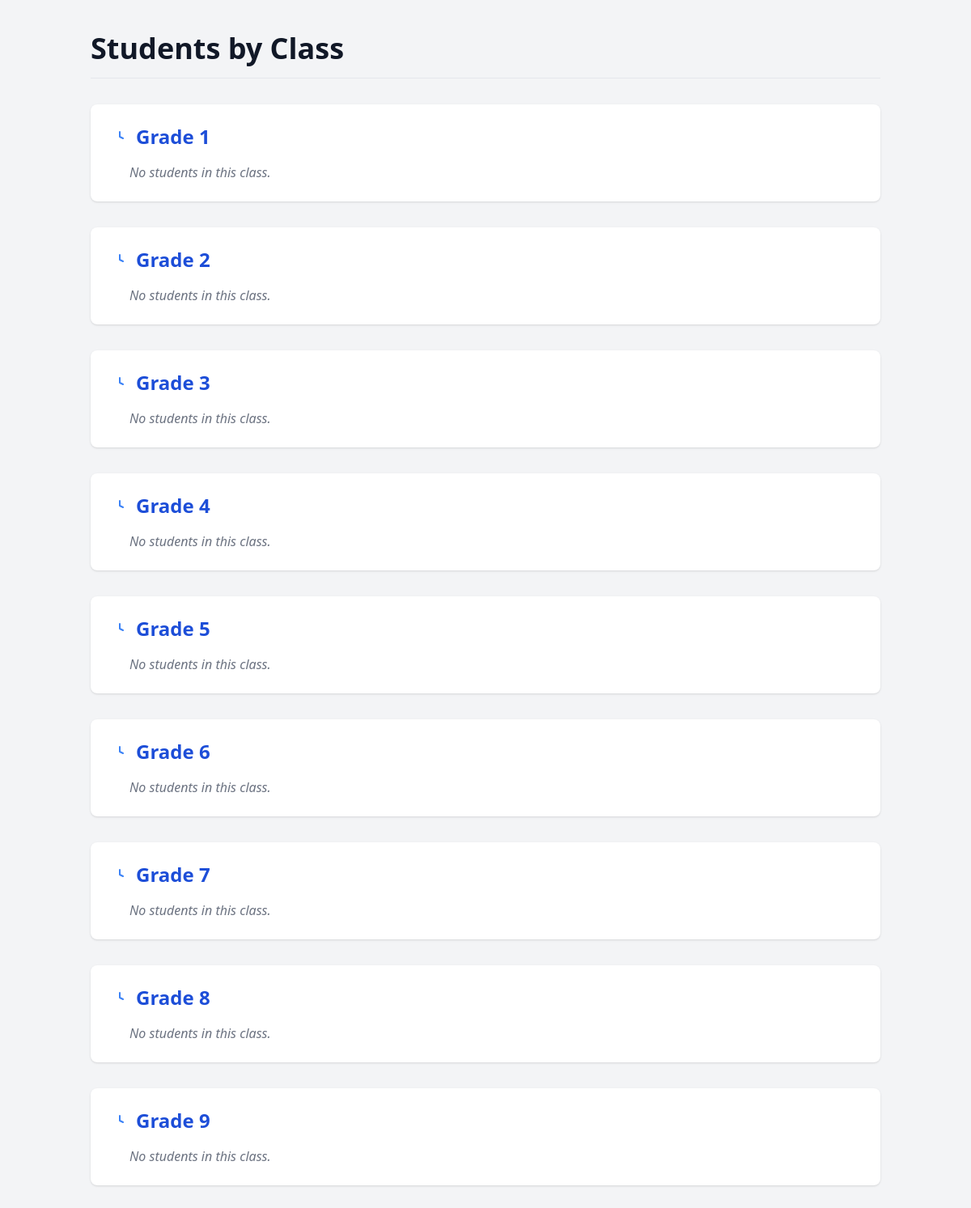
Before: /students/by-class/ (signed in) with the older database file.
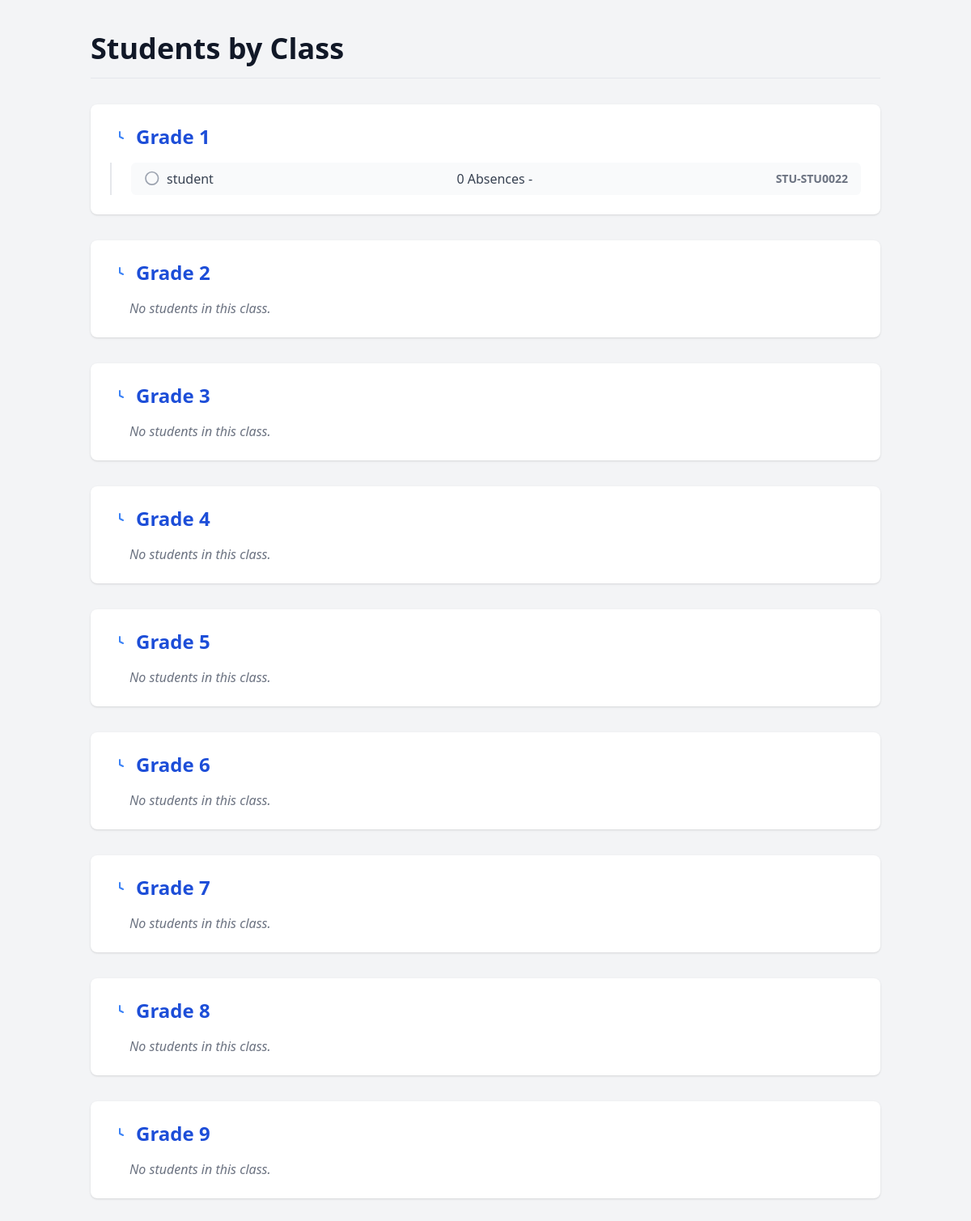
After: the same page with the newer database file.
### classes/models.py (models this page shows, shortened)
class Class(models.Model):
    name = models.CharField(max_length=100)
    description = models.TextField(blank=True, null=True)
    schedule_image = models.ImageField(upload_to='class_schedules/', blank=True, null=True)
    created_at = models.DateTimeField(auto_now_add=True)
    updated_at = models.DateTimeField(auto_now=True)
    class Meta:
        verbose_name = 'Class'
        verbose_name_plural = 'Classes'

### users/models.py (models this page shows, shortened)
class BaseProfile(models.Model):
    user = models.OneToOneField(User, on_delete=models.CASCADE, related_name='%(class)s_profile')
    bio = models.TextField(blank=True, verbose_name="Biography")
    avatar = models.ImageField(upload_to='avatars/', blank=True, null=True, verbose_name="Profile Picture")
    date_of_birth = models.DateField(blank=True, null=True, verbose_name="Date of Birth")
    gender = models.CharField(max_length=10, choices=[
        ('male', 'Male'),
        ('female', 'Female'),
        ('other', 'Other')
    ], blank=True)
    phone_number = models.CharField(max_length=20, blank=True, verbose_name="Phone Number")
    address = models.TextField(blank=True, verbose_name="Home Address")
    city = models.CharField(max_length=100, blank=True)
    country = models.CharField(max_length=100, blank=True, default="Lebanon")
    is_active = models.BooleanField(default=True, verbose_name="Active Status")
    created_at = models.DateTimeField(auto_now_add=True, verbose_name="Created At")
    updated_at = models.DateTimeField(auto_now=True, verbose_name="Last Updated")
    class Meta:
        abstract = True

class StudentProfile(BaseProfile):
    student_id = models.CharField(max_length=20, verbose_name="Student ID",null=True,blank=True)
    class_level = models.ForeignKey(Class, on_delete=models.SET_NULL, null=True, blank=True, verbose_name="Class Level",related_name="students")
    enrollment_date = models.DateField(default=timezone.now, verbose_name="Enrollment Date")
    expected_graduation_year = models.PositiveIntegerField(blank=True, null=True, verbose_name="Expected Graduation Year")
    parent_name = models.CharField(max_length=100, verbose_name="Parent/Guardian Name",null=True, blank=True)
    parent_email = models.EmailField(verbose_name="Parent/Guardian Email",null=True, blank=True)
    parent_phone = models.CharField(max_length=20, verbose_name="Parent/Guardian Phone",null=True, blank=True)
    parent_occupation = models.CharField(max_length=100, verbose_name="Parent Occupation",null=True, blank=True)
    absence_value = models.PositiveIntegerField(default=0, verbose_name="Total Absences",null=True, blank=True)
    medical_conditions = models.TextField(blank=True, verbose_name="Medical Conditions")
    allergies = models.TextField(blank=True, verbose_name="Allergies")
    medication = models.TextField(blank=True, verbose_name="Current Medications")
    emergency_contact_name = models.CharField(max_length=100, verbose_name="Emergency Contact Name",null=True, blank=True)
    emergency_contact_phone = models.CharField(max_length=20, verbose_name="Emergency Contact Phone",null=True, blank=True)
    attendance_rate = models.DecimalField(max_digits=5, decimal_places=2, default=100.00, verbose_name="Attendance Rate %")
    carnet_1 = models.FloatField(blank=True, null=True, verbose_name="Carnet 1 Grade")
    carnet_2 = models.FloatField(blank=True, null=True, verbose_name="Carnet 2 Grade")
    carnet_3 = models.FloatField(blank=True, null=True, verbose_name="Carnet 3 Grade")
    class Meta:
        verbose_name = "Student Profile"
        verbose_name_plural = "Student Profiles"
        ordering = ['class_level', 'student_id']
    @property
    def display_id(self):
        return f"STU-{self.student_id}"

### users/decorators.py (the view)
    def _wrapped_view(request, *args, **kwargs):
        user = request.user
        if not user.is_authenticated:
            return redirect('login')
        if user.is_staff or user.is_superuser:
            return view_func(request, *args, **kwargs)
        if hasattr(user, 'teacherprofile_profile'):
            return view_func(request, *args, **kwargs)
        raise PermissionDenied("You are not allowed to access this page.")

### core/views.py (called while the page is built)
@teacher_or_admin_required
def students_by_class(request):
    classes = Class.objects.prefetch_related('students').all()
    return render(request, 'students/students_by_class.html', {
        'classes': classes
    })

### templates/students/students_by_class.html (shortened to what this page needs)
<!DOCTYPE html>
<html lang="en">
<head>
  <script src="https://cdn.tailwindcss.com"></script>
</head>
<body class="bg-gray-100 text-gray-800">
  <div class="container mx-auto px-6 py-10">
    <h1 class="text-4xl font-bold text-gray-900 mb-8 border-b pb-4">
      Students by Class
    </h1>
    {% if classes %}
      <div class="space-y-8">
        {% for class in classes %}
          <div class="bg-white shadow rounded-lg p-6">
            <h2 class="text-2xl font-semibold text-blue-700 mb-4 flex items-center">
              <svg class="w-6 h-6 text-blue-500 mr-2" fill="none" stroke="currentColor" stroke-width="2"
                   viewBox="0 0 24 24">
                <path stroke-linecap="round" stroke-linejoin="round"
                      d="M12 6v6l4 2"></path>
              </svg>
              {{ class.name }}
            </h2>
            {% if class.students.all %}
              <ul class="space-y-2 pl-6 border-l-2 border-gray-200">
                {% for student in class.students.all %}
                <a href="{% url 'manage_absence' student.id %}">
                  <li class="flex items-center justify-between bg-gray-50 px-4 py-2 rounded-md hover:bg-blue-50 transition-colors duration-200">
                    <div class="flex items-center space-x-2">
                      <svg class="w-5 h-5 text-gray-400" fill="none" stroke="currentColor" stroke-width="2"
                           viewBox="0 0 24 24">
                        <path stroke-linecap="round" stroke-linejoin="round"
                              d="M5.121 17.804A9 9 0 1118.364 4.56a9 9 0 01-13.243 13.243z"></path>
                      </svg>
                      <span class="text-gray-700 font-medium">
                        {{ student.user.get_full_name|default:student.user.username }}
                      </span>
                    </div>
                    <span class="text-gray-700 font-medium">
                        {{student.absence_value}} Absences -
                      </span>
                    <span class="text-sm text-gray-500 font-semibold">
                      {{ student.display_id }}
                    </span>
                  </li>
                </a>
                {% endfor %}
              </ul>
            {% else %}
              <p class="text-gray-500 italic pl-6">No students in this class.</p>
            {% endif %}
          </div>
        {% endfor %}
      </div>
    {% else %}
      <p class="text-gray-600 text-center mt-10">No classes available.</p>
    {% endif %}
  </div>
</body>
</html>

Changed rows visible on the page:
shown differently, row unchanged: Class "Grade 1": no longer shows "No students in this class."
added StudentProfile: user.get_full_name "student", absence_value "0", display_id "STU-STU0022", shown under Class "Grade 1"
